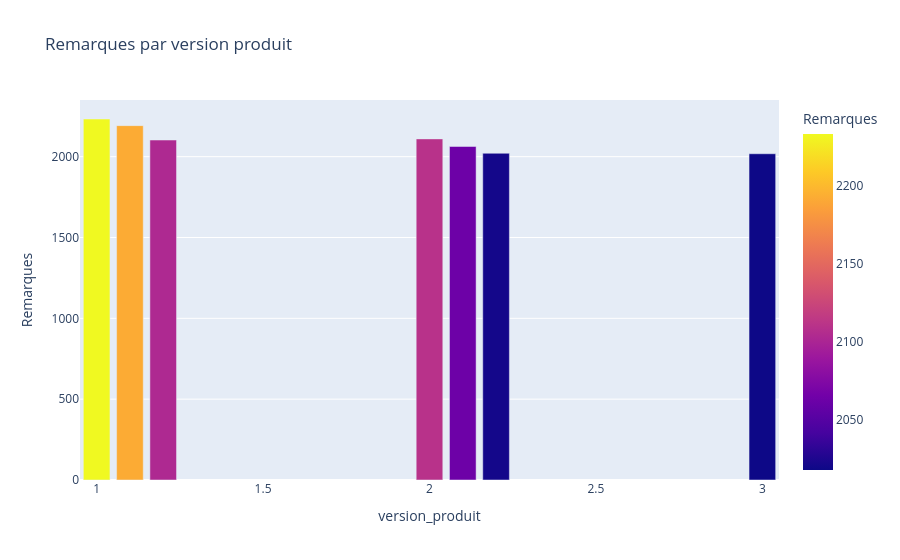

Notebook code for this chart:
### Code cell
kpi_version = df.groupby("version_produit")["Remarques"].count().reset_index()

fig = px.bar(
    kpi_version,
    x="version_produit",
    y="Remarques",
    color="Remarques",
    title="Remarques par version produit"
)

fig.show()

### Figure 1 — Plotly figure (JSON) as saved in the notebook; plotly's stock layout.template omitted (floating-point values rounded to 4 significant figures)
{"data": [{"hovertemplate": "version_produit=%{x}<br>Remarques=%{marker.color}<extra></extra>", "legendgroup": "", "marker": {"color": [2233, 2192, 2103, 2110, 2063, 2021, 2018], "coloraxis": "coloraxis", "pattern": {"shape": ""}}, "name": "", "orientation": "v", "showlegend": false, "textposition": "auto", "type": "bar", "x": [1.0, 1.1, 1.2, 2.0, 2.1, 2.2, 3.0], "xaxis": "x", "y": [2233, 2192, 2103, 2110, 2063, 2021, 2018], "yaxis": "y"}], "layout": {"barmode": "relative", "coloraxis": {"colorbar": {"title": {"text": "Remarques"}}, "colorscale": [[0, "#0d0887"], [0.1111, "#46039f"], [0.2222, "#7201a8"], [0.3333, "#9c179e"], [0.4444, "#bd3786"], [0.5556, "#d8576b"], [0.6667, "#ed7953"], [0.7778, "#fb9f3a"], [0.8889, "#fdca26"], [1, "#f0f921"]]}, "legend": {"tracegroupgap": 0}, "title": {"text": "Remarques par version produit"}, "xaxis": {"anchor": "y", "domain": [0, 1], "title": {"text": "version_produit"}}, "yaxis": {"anchor": "x", "domain": [0, 1], "title": {"text": "Remarques"}}}}
